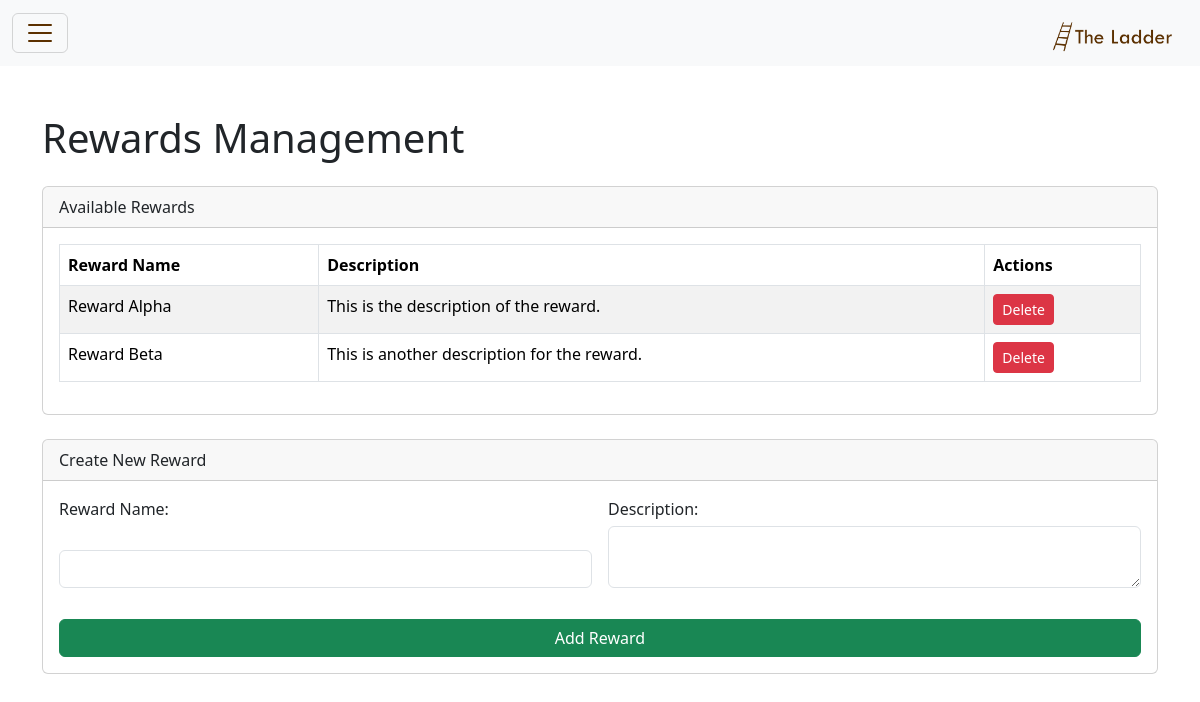
/rewards (signed in), run on the app's committed database.
### app.py (models this page shows, shortened)
class Reward(db.Model):
    id = db.Column(db.Integer, primary_key=True)
    name = db.Column(db.String(100), nullable=False)
    description = db.Column(db.String(200))

### app.py (the view, shortened to what this page needs)
@app.route('/rewards', methods=['GET', 'POST'])
def rewards():
    all_rewards = Reward.query.all()
    return render_template('rewards.html', rewards=all_rewards)

### app.py (called while the page is built)
@app.before_request
def before_request():
    if not session.get('meid') and request.endpoint not in ['login', 'static']:
        flash('Your session has expired. Please log in again.', 'info')
        return redirect(url_for('login'))

### templates/rewards.html (shortened to what this page needs)
{% extends 'base.html' %}
{% block content %}
<div class="container dark-mode-feature">
    <h1 class="my-4">Rewards Management</h1>
    <div class="card">
        <div class="card-header">Available Rewards</div>
        <div class="card-body">
            <table class="table table-bordered table-striped">
                <thead>
                    <tr>
                        <th>Reward Name</th>
                        <th>Description</th>
                        <th>Actions</th>
                    </tr>
                </thead>
                <tbody>
                    {% for reward in rewards %}
                    <tr>
                        <td>{{ reward.name }}</td>
                        <td>{{ reward.description }}</td>
                        <td>
                            <form method="post" action="{{ url_for('delete_reward', reward_id=reward.id) }}">
                                <button type="submit" class="btn btn-danger btn-sm">Delete</button>
                            </form>
                        </td>
                    </tr>
                    {% endfor %}
                </tbody>
            </table>
        </div>
    </div>
    <div class="card mb-4">
        <div class="card-header">Create New Reward</div>
        <div class="card-body">
            <form method="post" action="{{ url_for('rewards') }}" class="row g-3">
                <div class="col-md-6">
                    <label for="name" class="form-label">Reward Name:</label>
                    <input type="text" class="form-control" id="name" name="name" required>
                </div>
                <div class="col-md-6">
                    <label for="description" class="form-label">Description:</label>
                    <textarea class="form-control" id="description" name="description" required></textarea>
                </div>
                <div class="col-12">
                    <button type="submit" class="btn btn-success">Add Reward</button>
                </div>
            </form>
        </div>
    </div>
</div>
{% endblock %}

### static/css/style.css (style rules this page uses)
.form-label { margin-bottom: 5px; display: block; }
.form-control, select { margin-bottom: 15px; }
.row.g-3 { display: flex; flex-wrap: wrap; justify-content: space-between; }
.row.g-3 > div { display: flex; flex-direction: column; justify-content: space-between; }

### data on the page
Reward: name "Reward Alpha", description "This is the description of the reward."
Reward: name "Reward Beta", description "This is another description for the reward."
